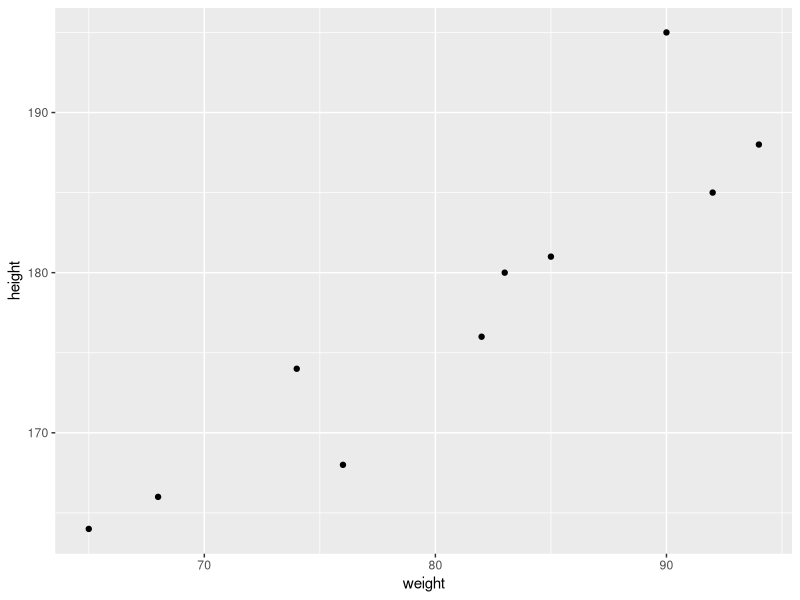
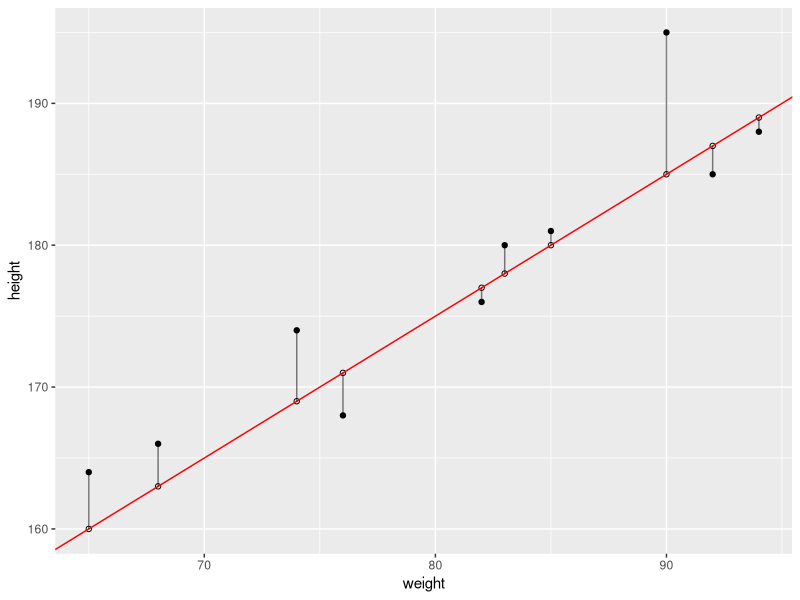
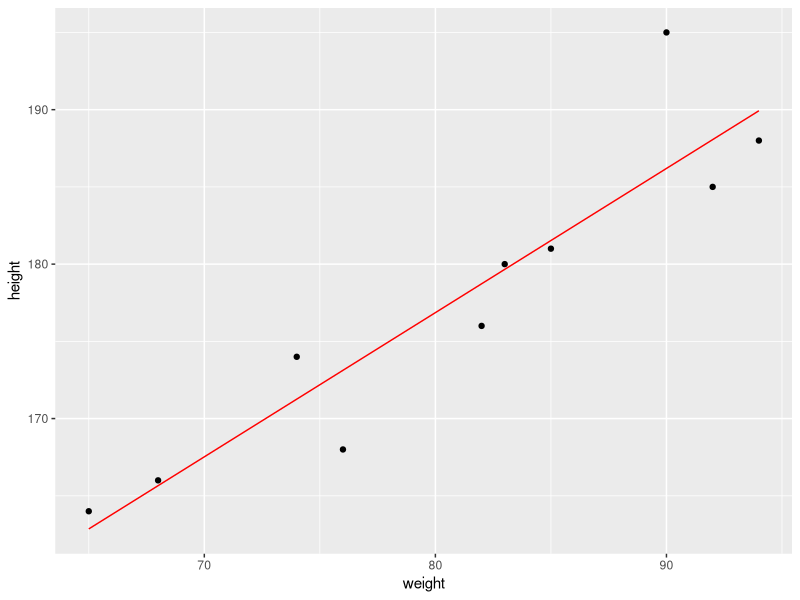

The R source for these figures, in order:
## ---- chunk 1
library(tidyverse)
library(ggplot2)
## ---- chunk 2
sample <- tibble(
  height = c(176, 164, 181, 168, 195, 185, 166, 180, 188, 174),
  weight = c(82, 65, 85, 76, 90, 92, 68, 83, 94, 74 )
)
## ---- chunk 3
sample %>% 
  ggplot(aes(weight, height)) +
  geom_point()
## ---- chunk 4
line <- function(x, b0, b1) {
  b0 + x * b1
}

sample <- sample %>% 
  mutate(fit_height = line(weight, b0 = 95, b1 = 1))

sample %>% 
  ggplot(aes(weight, height)) +
  geom_point() +
  geom_point(aes(y = fit_height), shape = 1) +
  geom_abline(slope = 1, intercept = 95, col = "red") +
  geom_segment(aes(xend = weight, yend = fit_height), alpha = 0.5)

## ---- chunk 5

# see for the point options 
?points
## ---- chunk 6
sample <- sample %>% 
  mutate(residuals = height - fit_height)

sample
## ---- chunk 7
sample %>% 
  summarise(sum_residuals = sum(residuals))
## ---- chunk 8
sample <- sample %>% 
  mutate(sq_residual = residuals^2)
sample
## ---- chunk 9
sample %>% 
  summarise(sum_sq_residual = sum(sq_residual))
## ---- chunk 10
?lm
## ---- chunk 11
class(sample$weight)
class(~ weight)
## ---- chunk 12
sample

new_model <- lm(height ~ weight, sample)
new_model
## ---- chunk 13
fitted(new_model)
## ---- chunk 14
predict_at <- data.frame(weight = 78)

predict(new_model, newdata = predict_at)
## ---- chunk 15
library(modelr)

sample <- sample %>%
  select(-c(fit_height, residuals, sq_residual)) %>%
  add_predictions(new_model) %>%
  add_residuals(new_model)
sample


## ---- chunk 16
sample %>%
  ggplot(aes(x = weight)) +
  geom_point(aes(y = height)) +
  geom_line(aes(y = pred), col = "red")
## ---- chunk 17
weights_predict <- tibble(
  weight = 50:120
)

weights_predict %>%
  add_predictions(new_model)
